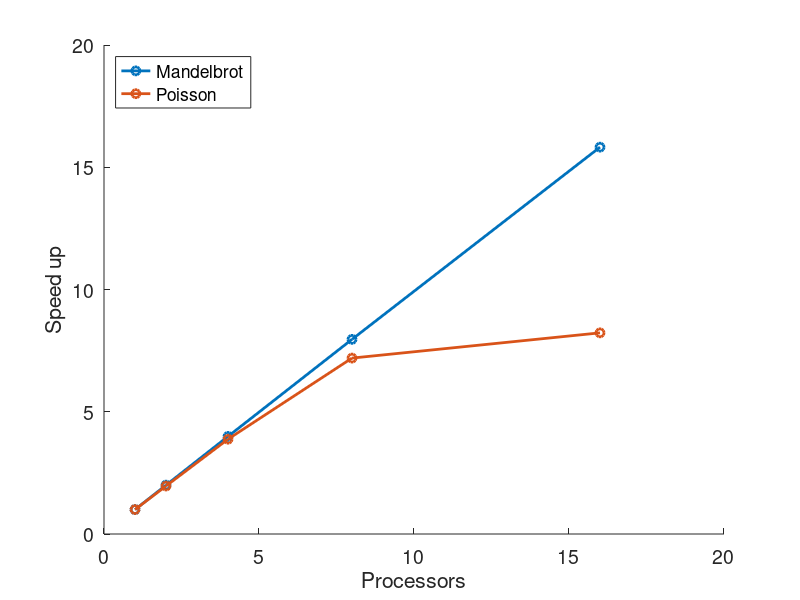

The MATLAB source for this figure: (Note: this script raises an error after producing the figure.)
clear; close all;
mandel = load('mandelbrot.txt');
poisson = load('3_omp-jacobi/4th_with_collapse/3.4.txt');

N = 4096;
poisson = poisson(poisson(:,2)==N,:);

mandelS = ones(length(mandel),1);
poissonS = mandelS;

for i=2:length(mandel)
    mandelS(i) = mandel(1,2)/mandel(i,2);
    poissonS(i) = poisson(1,4)/poisson(i,4);
end


figure
hold on
plot(mandel(:,1),mandelS,'-o','LineWidth',2)
plot(poisson(:,1),poissonS,'-o','LineWidth',2)

legend('Mandelbrot','Poisson','Location','northwest');

xlabel('Processors')
ylabel('Speed up')
set(gca,'fontsize',14);
set(gcf, 'Color', 'w');
export_fig 'mandelbrotComp.png'
